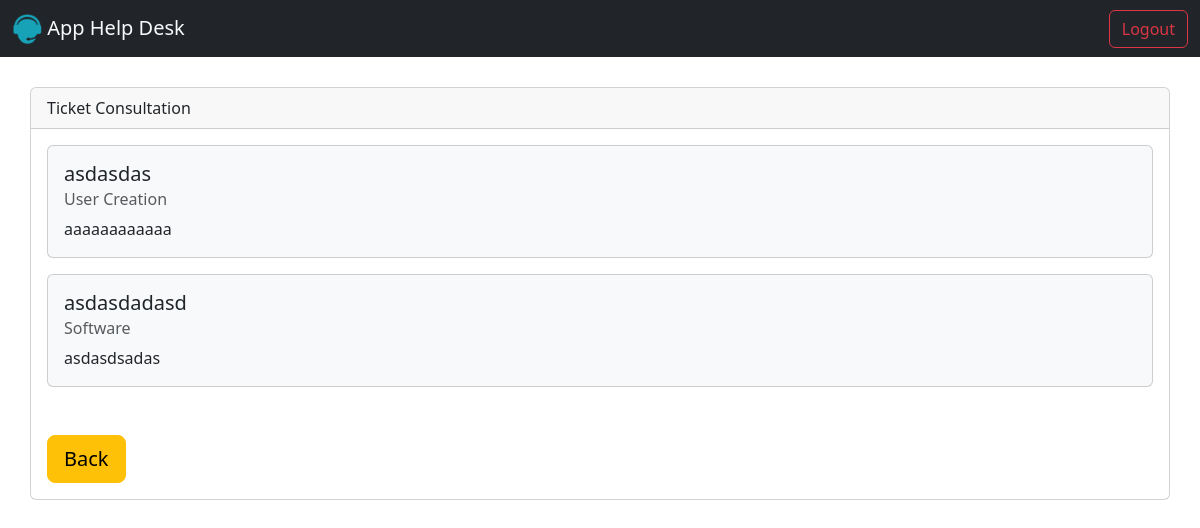
The app's page /tickets/consult.php (signed in), older data.
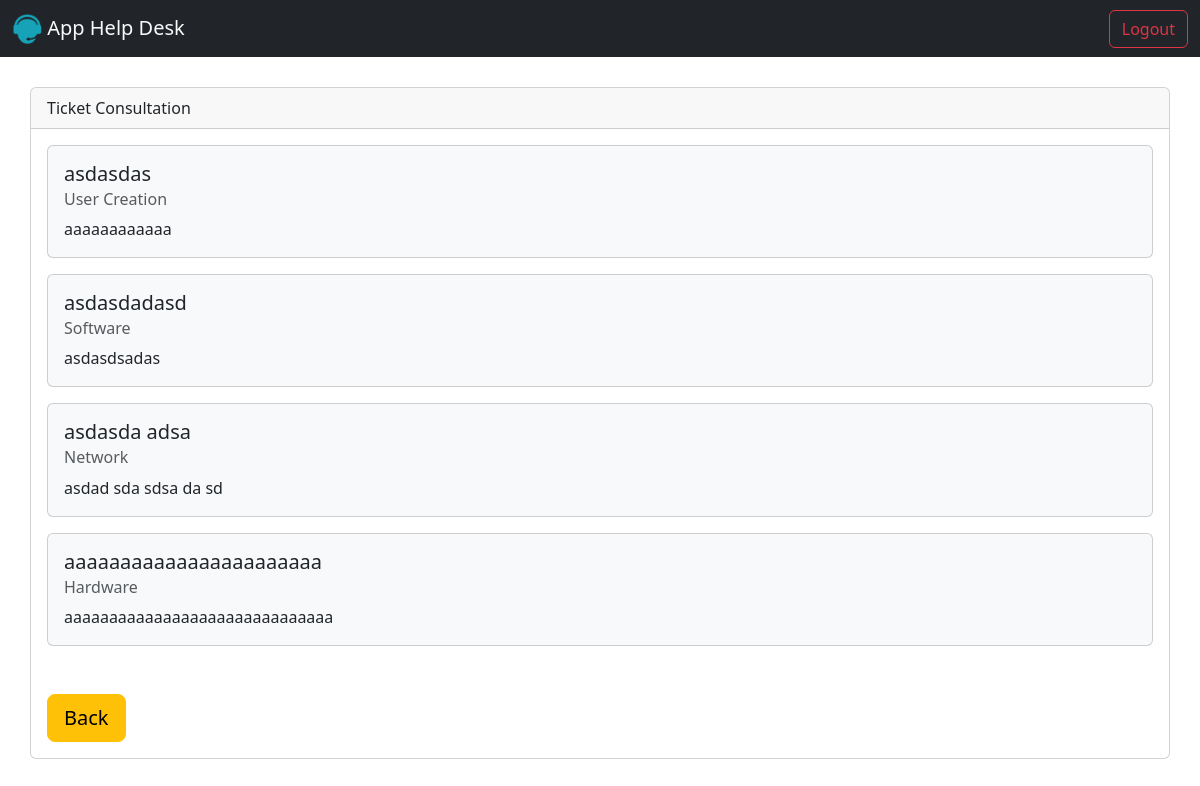
The same page, newer data.
### tables this page shows
CREATE TABLE tickets (id INTEGER PRIMARY KEY AUTOINCREMENT, title TEXT, category TEXT, description TEXT);

### tickets/consult.php (the view, shortened to what this page needs)
<?php
    $logo = "../assets/images/logo.png";
    $style = "../assets/styles.css";
    $logout = "../utils/logout.php";
    $tickets = [];
    try {
        $databasePath = "../utils/tickets.db";
        $pdo = new PDO("sqlite:" . $databasePath);
        $query = "SELECT * FROM tickets";
        $statement = $pdo->query($query);
        $tickets = $statement->fetchAll(PDO::FETCH_ASSOC);
    } catch (PDOException $e) {
    }
?>
<!DOCTYPE html>
<html lang="en">
<?php include_once("../includes/head.php"); ?>
<body>
    <?php include_once("../includes/nav.php"); ?>
    <div class="container">
        <div class="row">
            <div class="card-consult-ticket">
                <div class="card">
                    <div class="card-header">
                        Ticket Consultation
                    </div>
                    <div class="card-body">
                        <?php if(!empty($tickets)) { foreach( $tickets as $ticket ){ ?>
                            <div class="card mb-3 bg-light">
                                <div class="card-body">
                                    <h5 class="card-title"><?php echo $ticket['title']; ?></h5>
                                    <h6 class="card-subtitle mb-2 text-muted"><?php echo $ticket['category']; ?></h6>
                                    <p class="card-text"><?php echo $ticket['description']; ?></p>
                                </div>
                            </div>
                        <?php } } ?>
                        <div class="row mt-5">
                            <div class="col-6">
                                <a href="../home.php" class="btn btn-lg btn-warning btn-block">
                                    Back
                                </a>
                            </div>
                        </div>
                    </div>
                </div>
            </div>
        </div>
    </div>
</body>
</html>

### includes/head.php (shortened to what this page needs)
<head>
    <link href="https://cdn.jsdelivr.net/npm/bootstrap@5.3.2/dist/css/bootstrap.min.css" rel="stylesheet">
    <link rel="stylesheet" href="<?= $style ?>">
</head>

### includes/nav.php
<nav class="navbar bg-dark">
    <div class="container-fluid">
        <a class="navbar-brand text-light" href="#">
            <img src="<?= $logo ?>" alt="Logo" width="30" height="30" class="d-inline-block align-text-top">
            App Help Desk
        </a>
        <ul class="navbar-nav">
            <li class="nav-item">
                <a href="<?= $logout ?>" class="btn btn-outline-danger">Logout</a>
            </li>
        </ul>
    </div>
</nav>

### assets/styles.css (style rules this page uses)
.card-consult-ticket { padding: 30px 0 0 0; width: 100%; margin: 0 auto; }

Row changes from the older to the newer data that the page shows:
added tickets: title "asdasda adsa", category "Network", description "asdad sda sdsa da sd"
added tickets: title "aaaaaaaaaaaaaaaaaaaaaaa", category "Hardware", description "aaaaaaaaaaaaaaaaaaaaaaaaaaaaaa"
